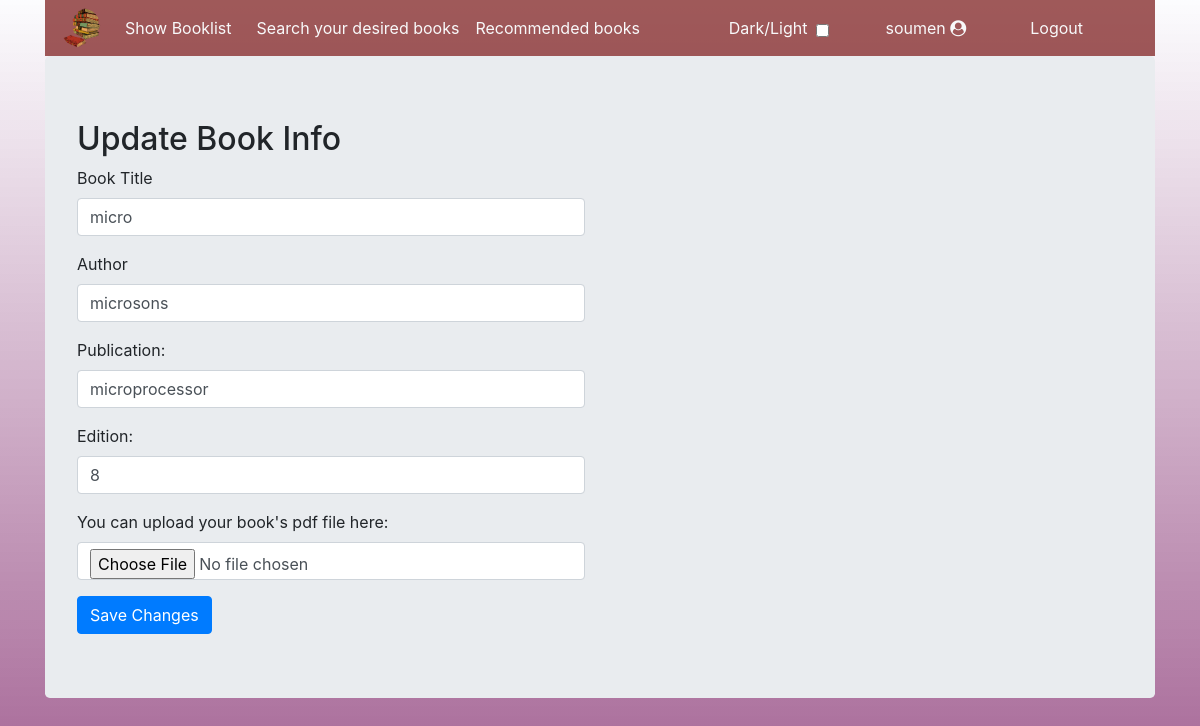
The app's page /user/update.php?id=1 (signed in) with its own data.
### tables this page shows
CREATE TABLE `rembook` (
  `id` int(11) NOT NULL,
  `title` varchar(255) NOT NULL,
  `author` varchar(255) NOT NULL,
  `publication` varchar(255) NOT NULL,
  `edition` int(255) NOT NULL,
  `files` varchar(255) NOT NULL
);

### user/update.php (the view, shortened to what this page needs)
<!DOCTYPE html>
<html lang="en">
<head>
<link rel="stylesheet" href="https://maxcdn.bootstrapcdn.com/bootstrap/4.5.2/css/bootstrap.min.css">
<link rel="stylesheet" href="https://cdnjs.cloudflare.com/ajax/libs/font-awesome/4.7.0/css/font-awesome.min.css" />
</head>
<body style="background-image:linear-gradient(to bottom, rgba(245, 246, 252, 0.3), rgba(117, 19, 93, 0.6)),
    url('images/bgimg.jpg');">
<div class="wrapper container">
<?php
include 'nav.php';
?>
<div class="jumbotron">
<h2>Update Book Info</h2>
<div class="row">
<div class="col-12 col-lg-6 bookform">
<?php
include "dbcon.php";
$ids=$_GET['id'];
  $showQuery = "Select * from `rembook` where id={$ids}";
   $showdata=mysqli_query($con,$showQuery);
 $arrdata=mysqli_fetch_array($showdata);
       ?>
<form  method="post" enctype="multipart/form-data">
  <div class="form-group">
    <label for="title">Book Title</label>
    <input type="text" class="form-control" value="<?php echo $arrdata['title']; ?>" placeholder="Enter Book Title" id="title" name="title">
  </div>
  <div class="form-group">
    <label for="athor">Author </label>
    <input type="text" class="form-control" value="<?php echo $arrdata['author']; ?>"  placeholder="Enter Author Name" id="author" name="author">
  </div>
  <div class="form-group">
    <label for="publication">Publication:</label>
    <input type="text" class="form-control" value="<?php echo $arrdata['publication']; ?>"  placeholder="Enter Publisher name" id="pub" name="pub" required>
  </div>
  <div class="form-group">
    <label for="edition">Edition:</label>
    <input type="text" class="form-control" placeholder="Enter Edition" value="<?php echo $arrdata['edition']; ?>"  id="edition" name="edition" required>
  </div>
  <div class="form-group">
    <label for="files">You can upload your book's pdf file here: </label>
    <input type="file" class="form-control" id="pdf" name="pdf" value="<?php echo $arrdata['files']; ?>"  required>
      </div>
  <button type="submit" class="btn btn-primary" name="save">Save Changes</button>
</form>
</div>
</div>
</div>
</div>
</body>
</html>

### records on screen
rembook: title "micro", author "microsons", pub "microprocessor", edition "8"

### other values on screen
$_SESSION['username'] "soumen"
